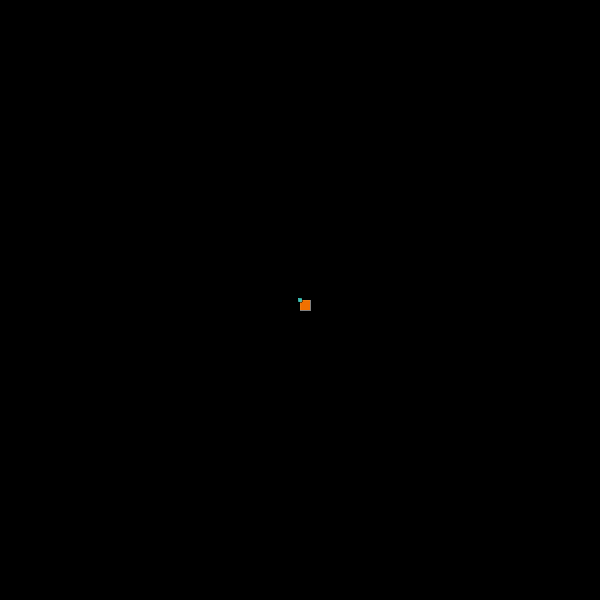
Frame 1 (no input)
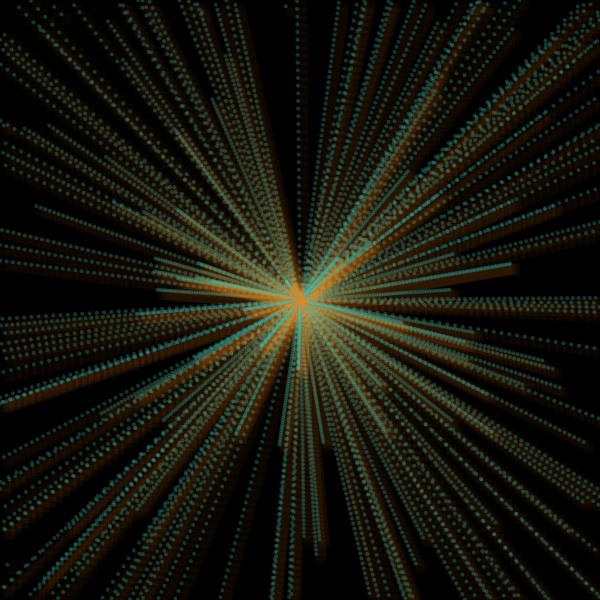
Frame 60 (the mouse pressed at the canvas centre just before this capture)
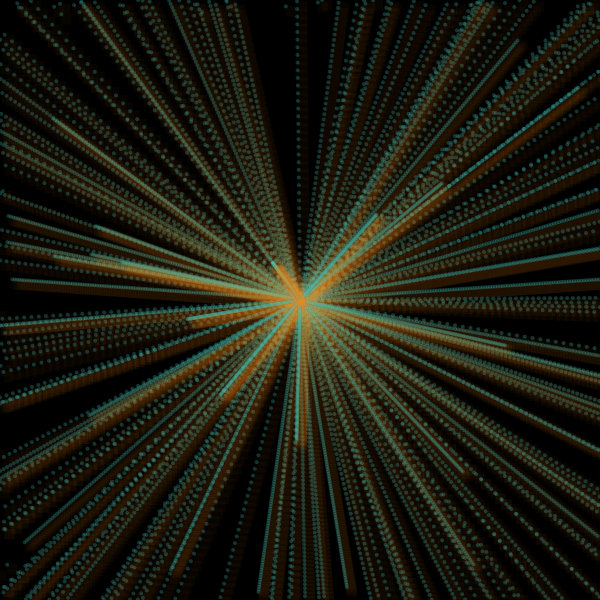
Frame 120 (the mouse held since frame 60 and released just before this capture)

The Processing sketch that drew these frames (run headless with seeded random() and noise(); from frame 60 on, the mouse is pressed at the canvas centre):

// Processing sketch: s07gabriela
// ── s07gabriela.pde
// Universidad del Desarrollo - Facultad de Diseño - Diseño de Interacción Digital
// Programación Creativa- 2019
// Gabriela Navarro Risopatrón

//ÁMBITO GLOBAL
Particula[] p;
int i;
//INICIALIZACIÓN;
void setup() {
  size(600, 600);
  background(0);
  p = new Particula[200];  
  for ( int i= 0; i < p.length; i++) {
    p[i] = new Particula(random(-8, 8), random(-8, 8));
  }
}
//INICIALIZACIÓN ÁMBITO DIBUJO
void draw() {
  for ( int i = 0; i < p.length; i ++) {
    p[i].display();
    p[i].mover();
    p[i].bordes();
  }
}

// ── Particula.pde
class Particula {
  float x, y, velx, vely;
  int i;
  color tu, na, ne, bl;

  Particula(float velx, float vely) {
    this.velx = velx;
    this.vely = vely;
    tu = color(63, 201, 188);                 
    bl = color(255);                            
    na = color(255, 128, 0);                          
    ne = color(0);   
    x= width/2;
    y= height/2;
  }

  void display() {
    stroke(ne, 70);
    strokeWeight(.01);
    fill(tu, 65);
    ellipse(x, y, 4, 4);
    fill(na, 8);
    stroke(bl, 5);
    strokeWeight(.001);
    rect(x, y, 10, 10);
  }
  void mover() {
    x += velx;
    y += vely;
  }
  void bordes() {

    if (x < 0 || x > 600 || y < 0 || y > 600) {
      x *= -2;
      y *= -2;
    }
  }
}
